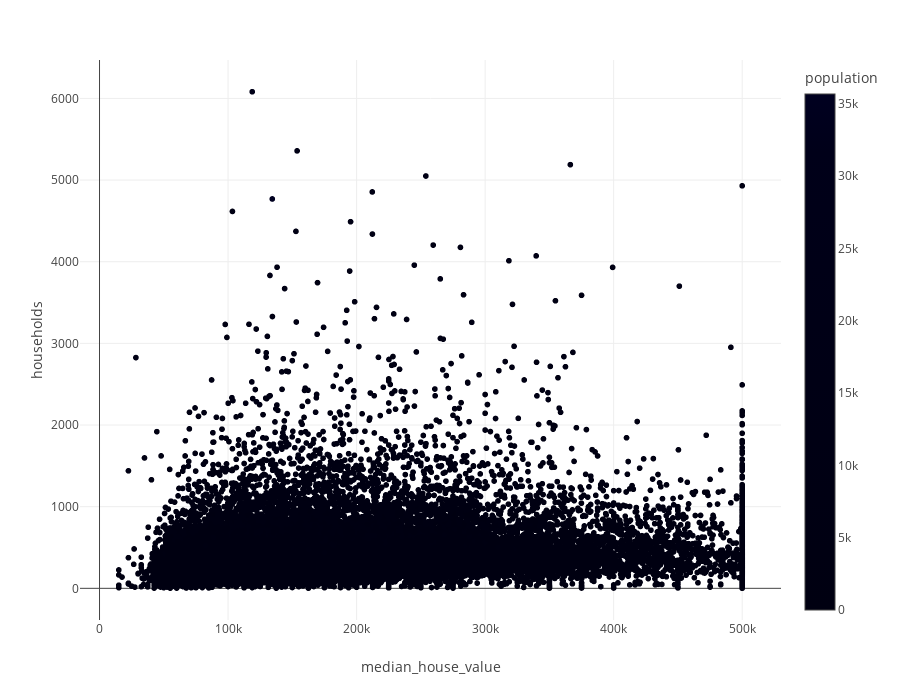

Here is the notebook cell this chart was saved with:
### Markdown cell above
## Generate plot

### Code cell
import plotly.express as px
px.scatter(df, x='median_house_value', y='households', color="population", size_max=15, height=700)

### Figure 1 — Plotly figure (JSON) as saved in the notebook; plotly's stock layout.template omitted (floating-point values rounded to 4 significant figures; data arrays with more than 128 entries replaced by an {"elided": "..."} marker saying what was removed)
{"data": [{"hovertemplate": "median_house_value=%{x}<br>households=%{y}<br>population=%{marker.color}<extra></extra>", "legendgroup": "", "marker": {"color": {"elided": "20640 int values"}, "coloraxis": "coloraxis", "symbol": "circle"}, "mode": "markers", "name": "", "showlegend": false, "type": "scattergl", "x": {"elided": "20640 int values"}, "xaxis": "x", "y": {"elided": "20640 int values"}, "yaxis": "y"}], "layout": {"coloraxis": {"colorbar": {"title": {"text": "population"}}, "colorscale": [[0, "#000011"], [0.1111, "#000012"], [0.2222, "#000013"], [0.3333, "#000014"], [0.4444, "#000015"], [0.5556, "#000016"], [0.6667, "#000017"], [0.7778, "#000018"], [0.8889, "#000019"], [1, "#000020"]]}, "height": 700, "legend": {"tracegroupgap": 0}, "margin": {"t": 60}, "xaxis": {"anchor": "y", "domain": [0, 1], "title": {"text": "median_house_value"}}, "yaxis": {"anchor": "x", "domain": [0, 1], "title": {"text": "households"}}}}
